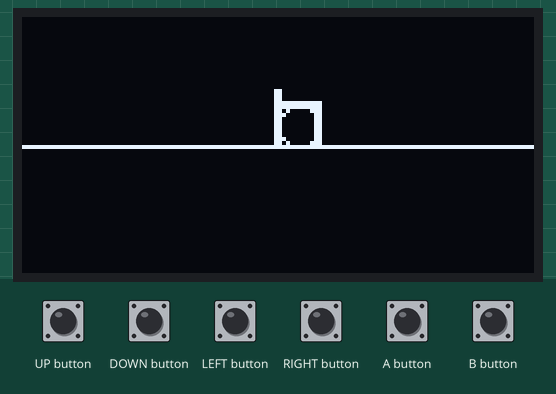
Simulated run of this sketch. Board: Arduboy, built with avr-gcc and run on an emulated ATmega32U4. Shown: 128×64 one-colour display. The test bench sets the inputs (shaded band). What the sketch prints to the serial monitor is not drawn.

Above: at 1.2 s.
1.3 s: A button pressed for 1 s
At 3.5 s:
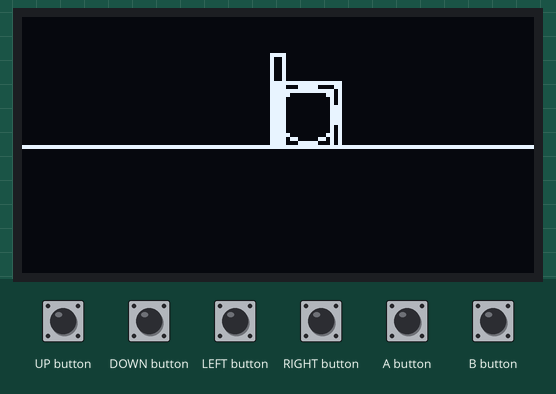
3.8 s: DOWN button pressed for 0.15 s
At 4.6 s:
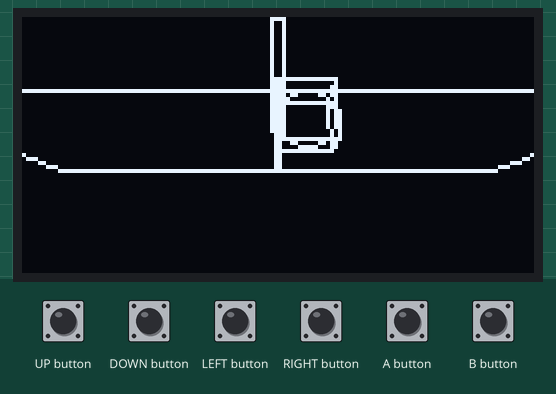
5.4 s: B button pressed for 1 s
At 7.0 s:
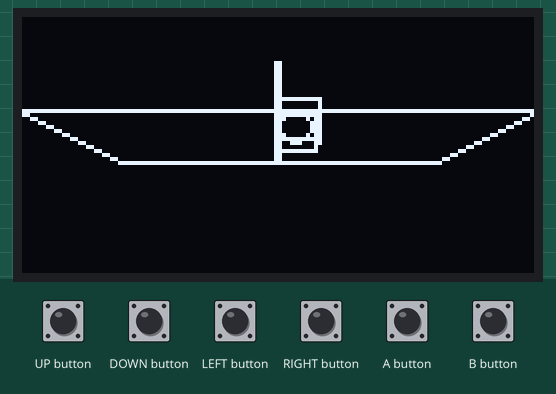
7.9 s: UP button pressed for 1 s
At 9.5 s:
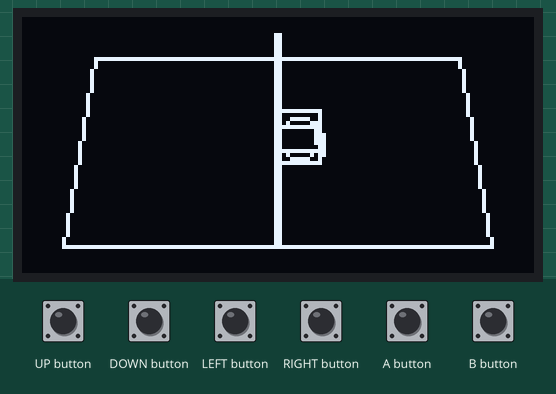
10.4 s: LEFT button pressed for 0.15 s
At 11.5 s:
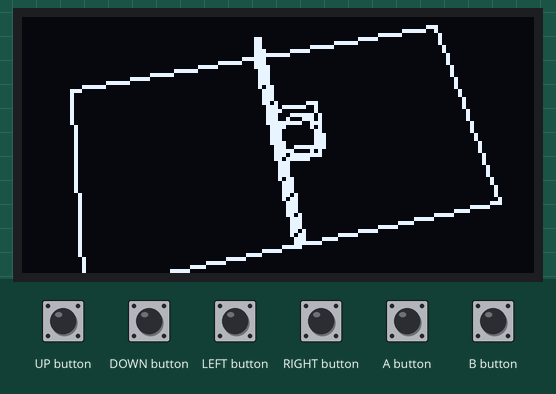
12.0 s: RIGHT button pressed for 0.15 s
At 12.09 s:
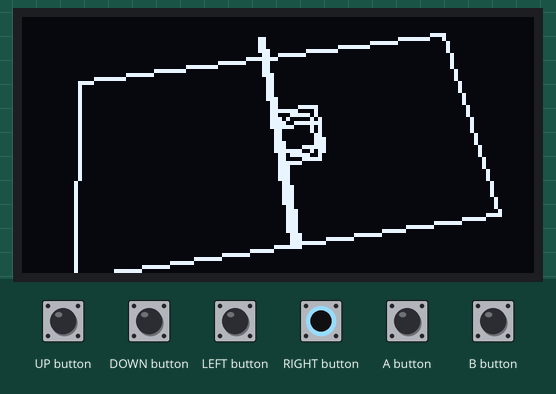
Timing chart, 0 to 14.6 s (numbered marks = the images above; inputs shaded):
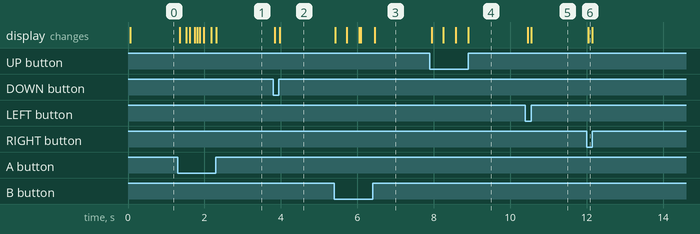

The sketch:

Sketch.ino
```cpp
#include <Arduboy2.h>
#include <math.h>

Arduboy2 arduboy;

// 3D座標
struct Point3D {
  float x;
  float y;
  float z;
};

// 2D座標
struct Point2D {
  int x;
  int y;
};
  float angleX,angleY=0;
    float distance = 100.0;
    bool Mode=0;
bool forward;

struct Cube {
  float x,y,z,w,h,d;
  float scale = 100.0;
  Point3D vertices[8];


uint8_t edges[12][2] = {
  {0,1}, {1,2}, {2,3}, {3,0},
  {4,5}, {5,6}, {6,7}, {7,4},
  {0,4}, {1,5}, {2,6}, {3,7}
};


Cube() {
  x=0;y=0;z=0;w=0;h=0;d=0;
}

Cube(int x,int y,int z,float w,float h,float d) {

  this->x = x;
  this->y = y;
  this->z = z;
  this->w = w;
  this->h = h;
  this->d = d;


};

 Point3D rotateXY (Point3D p) {
  Point3D result;


  // Y軸回転（左右）
  float x1 = p.x * cos(angleY) + p.z * sin(angleY);

  float z1 = -p.x * sin(angleY) + p.z * cos(angleY);

  // X軸回転（上下）
  float y2 = p.y * cos(angleX) - z1 * sin(angleX);

  float z2 = p.y * sin(angleX) + z1 * cos(angleX);

  result.x = x1;
  result.y = y2;
  result.z = z2;

  return result;

  }

void translate(Point3D d) {
  x+=d.x;
  y+=d.y;
  z+=d.z;
}

// 立方体を描画
void draw() {
  vertices[0] = {x-w, y-h, z+d};
  vertices[1] = {x-w, y+h, z+d};
  vertices[2] = {x+w, y+h, z+d};
  vertices[3] = {x+w, y-h, z+d};
  vertices[4] = {x-w, y-h, z-d};
  vertices[5] = {x-w, y+h, z-d};
  vertices[6] = {x+w, y+h, z-d};
  vertices[7] = {x+w, y-h, z-d};
  Point2D screen[8];


  // 頂点を回転して画面座標に変換
  for (int i = 0; i < 8;i++) {

  Point3D rotated = rotateXY(vertices[i]);
  float depth = rotated.z + distance;
  if(depth<1) {depth=1;}
  screen[i].x = 64 + scale * rotated.x / depth;
  screen[i].y = 32 - scale * rotated.y / depth;
  }

  // 頂点同士を線で結ぶ
  for (int i = 0; i < 12; i++) {

    uint8_t a = edges[i][0];
    uint8_t b = edges[i][1];

    arduboy.drawLine(
      screen[a].x,
      screen[a].y,
      screen[b].x,
      screen[b].y,
      WHITE
    );
  }
}

};

struct Sphere {
  float x,y,z,r=0;
    float scale = 100.0;
Sphere(int x,int y,int z,int r) {
    this->x = x;
  this->y = y;
  this->z = z;
  this->r = r;
}


  Point3D rotatedXY() {
    Point3D result;
  float x1 = x * cos(angleY) + z * sin(angleY);
  float z1 = -x * sin(angleY) + z * cos(angleY);
    // X軸回転（上下）
  float y2 = y * cos(angleX) - z1 * sin(angleX);

  float z2 = y * sin(angleX) + z1 * cos(angleX);

  result.x = x1;
  result.y = y2;
  result.z = z2;

  return result;
  }
  void draw() {
  Point3D rotated=rotatedXY();
  float depth =rotated.z + distance;
  if(depth<0) {depth=0.01;}
 float screenX = 64 + scale * rotated.x / depth;
 float screenY = 32 - scale * rotated.y / depth;
 float screenR=scale*r/depth;
  arduboy.drawCircle(screenX, screenY, screenR, WHITE);
  }
};
Cube court={0,0,0,50,0,25};
Cube a={0,5,0,0.5,5,25};
Cube b={5,5,0,5,5,5};
Sphere s={5,5,0,5};
// 回転速度
const float ROT_SPEED = 0.05;


void update () {
  if(Mode==0) {
      if (arduboy.pressed(LEFT_BUTTON)) {
      angleY -= ROT_SPEED;
    }

    if (arduboy.pressed(RIGHT_BUTTON)) {
      angleY += ROT_SPEED;
    }
  // 上下回転
  if (arduboy.pressed(UP_BUTTON)) {
    angleX -= ROT_SPEED;
  }

  if (arduboy.pressed(DOWN_BUTTON)) {
    angleX += ROT_SPEED;
  }
  if (arduboy.pressed(A_BUTTON)) {
  if(distance>60) {
    distance-=1;
  }
  }
  if (arduboy.pressed(B_BUTTON)) {
  distance+=1;
  }
  }else {
          if (arduboy.pressed(LEFT_BUTTON)) {
      b.translate({0,0,-0.5});
    }

    if (arduboy.pressed(RIGHT_BUTTON)) {
      b.translate({0,0,0.5});
    }
  // 上下回転
  if (arduboy.pressed(UP_BUTTON)) {
    b.translate({-0.5,0,0});
  }

  if (arduboy.pressed(DOWN_BUTTON)) {
    b.translate({0.5,0,0});
  }
  if (arduboy.pressed(A_BUTTON)) {
    distance+=1;
  }
  if (arduboy.pressed(B_BUTTON)) {
    Mode=0;
  }
  }

}


void setup() {
  arduboy.begin();
  Serial.begin(9600);
  arduboy.setFrameRate(30);
}

void loop() {

  if (!arduboy.nextFrame()) return;

  arduboy.pollButtons();

  arduboy.clear();

  update();
  Serial.println(distance);
  // 立方体描画
  court.draw();
  a.draw();
  b.draw();
  s.draw();

  arduboy.display();
}
```

Measured:
- after the input at 1.3 s, the display: first changes after 0.05 s (image 1 shows a later state)
- after the input at 3.8 s, the display: first changes at once (image 2 shows a later state)
- after the input at 5.4 s, the display: first changes at once (image 3 shows a later state)
- after the input at 7.9 s, the display: first changes at once (image 4 shows a later state)
- after the input at 10.4 s, the display: first changes after 0.06 s (image 5 shows a later state)
- after the input at 12.0 s, the display: changes after 0.05 s (image 6)
